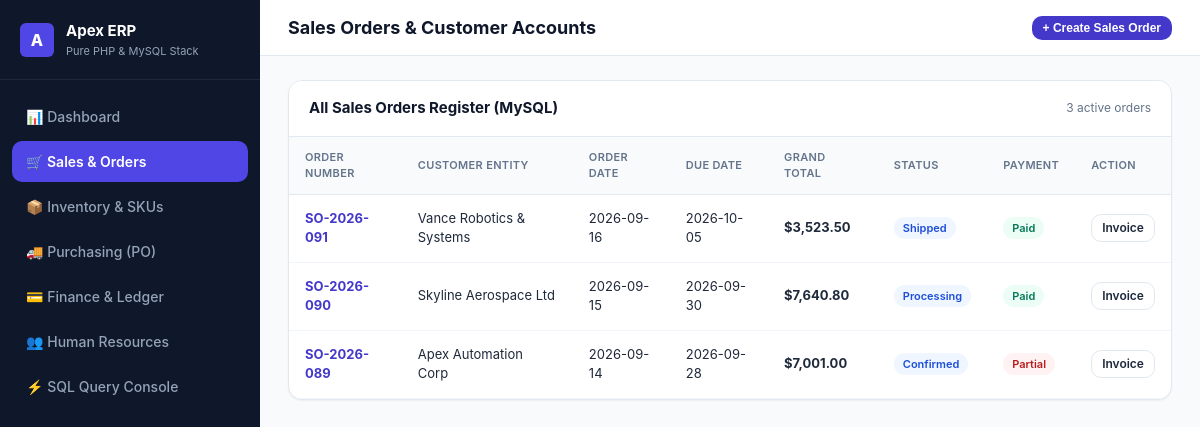
The page /sales.php on the database its author committed.
### tables this page shows
CREATE TABLE IF NOT EXISTS `sales_orders` (
  `id` INT AUTO_INCREMENT PRIMARY KEY,
  `order_number` VARCHAR(50) NOT NULL UNIQUE,
  `customer_id` INT NOT NULL,
  `order_date` DATE NOT NULL,
  `due_date` DATE NOT NULL,
  `subtotal` DECIMAL(12,2) NOT NULL DEFAULT 0.00,
  `tax_amount` DECIMAL(12,2) NOT NULL DEFAULT 0.00,
  `discount_amount` DECIMAL(12,2) NOT NULL DEFAULT 0.00,
  `total_amount` DECIMAL(12,2) NOT NULL DEFAULT 0.00,
  `status` ENUM('draft', 'confirmed', 'processing', 'shipped', 'delivered', 'cancelled') DEFAULT 'draft',
  `payment_status` ENUM('unpaid', 'partial', 'paid') DEFAULT 'unpaid',
  `notes` TEXT,
  `created_at` TIMESTAMP DEFAULT CURRENT_TIMESTAMP,
  FOREIGN KEY (`customer_id`) REFERENCES `customers`(`id`) ON DELETE CASCADE
);

CREATE TABLE IF NOT EXISTS `customers` (
  `id` INT AUTO_INCREMENT PRIMARY KEY,
  `company_name` VARCHAR(150) NOT NULL,
  `contact_name` VARCHAR(100) NOT NULL,
  `email` VARCHAR(100),
  `phone` VARCHAR(30),
  `address` TEXT,
  `outstanding_balance` DECIMAL(12,2) DEFAULT 0.00,
  `status` ENUM('active', 'inactive') DEFAULT 'active',
  `created_at` TIMESTAMP DEFAULT CURRENT_TIMESTAMP
);

### config.php (called while the page is built, shortened)
<?php
function e(?string $string): string {
    return htmlspecialchars($string ?? '', ENT_QUOTES, 'UTF-8');
}
function money(float $amount): string {
    return '$' . number_format($amount, 2);
}

### sales.php (the view, shortened to what this page needs)
<?php
require_once __DIR__ . '/config.php';
$pdo = getDbConnection();
$orders = $pdo->query("
    SELECT so.*, c.company_name, c.contact_name
    FROM sales_orders so
    JOIN customers c ON so.customer_id = c.id
    ORDER BY so.id DESC
")->fetchAll();
?>
<!DOCTYPE html>
<html lang="en">
<head>
    <link rel="stylesheet" href="style.css">
</head>
<body>
<div class="app-container">
    <aside class="sidebar">
        <div class="sidebar-header">
            <div class="brand-badge">A</div>
            <div>
                <div class="brand-title">Apex ERP</div>
                <div class="brand-sub">Pure PHP & MySQL Stack</div>
            </div>
        </div>
        <ul class="nav-menu">
            <li><a href="index.php" class="nav-link"><span>📊 Dashboard</span></a></li>
            <li><a href="sales.php" class="nav-link active"><span>🛒 Sales & Orders</span></a></li>
            <li><a href="inventory.php" class="nav-link"><span>📦 Inventory & SKUs</span></a></li>
            <li><a href="purchases.php" class="nav-link"><span>🚚 Purchasing (PO)</span></a></li>
            <li><a href="finance.php" class="nav-link"><span>💳 Finance & Ledger</span></a></li>
            <li><a href="hr.php" class="nav-link"><span>👥 Human Resources</span></a></li>
            <li><a href="sql_runner.php" class="nav-link"><span>⚡ SQL Query Console</span></a></li>
        </ul>
    </aside>
    <div class="main-wrapper">
        <header class="topbar">
            <h1 class="page-title">Sales Orders & Customer Accounts</h1>
            <div class="topbar-actions">
                <button onclick="document.getElementById('newOrderModal').style.display='flex'" class="btn btn-primary btn-sm">+ Create Sales Order</button>
            </div>
        </header>
        <main class="content-body">
            <div class="card">
                <div class="card-header">
                    <h2 class="card-title">All Sales Orders Register (MySQL)</h2>
                    <span style="font-size:12px; color:#64748b;"><?= count($orders) ?> active orders</span>
                </div>
                <div class="table-responsive">
                    <table class="data-table">
                        <thead>
                            <tr>
                                <th>Order Number</th>
                                <th>Customer Entity</th>
                                <th>Order Date</th>
                                <th>Due Date</th>
                                <th>Grand Total</th>
                                <th>Status</th>
                                <th>Payment</th>
                                <th>Action</th>
                            </tr>
                        </thead>
                        <tbody>
                            <?php foreach ($orders as $o): ?>
                            <tr>
                                <td><a href="sales.php?view_id=<?= (int)$o['id'] ?>" style="font-weight:bold; color:#4338ca; text-decoration:none;"><?= e($o['order_number']) ?></a></td>
                                <td><?= e($o['company_name']) ?></td>
                                <td><?= e($o['order_date']) ?></td>
                                <td><?= e($o['due_date']) ?></td>
                                <td><strong><?= money((float)$o['total_amount']) ?></strong></td>
                                <td><span class="badge badge-info"><?= e($o['status']) ?></span></td>
                                <td><span class="badge <?= $o['payment_status'] === 'paid' ? 'badge-success' : 'badge-danger' ?>"><?= e($o['payment_status']) ?></span></td>
                                <td>
                                    <a href="sales.php?view_id=<?= (int)$o['id'] ?>" class="btn btn-secondary btn-sm">Invoice</a>
                                </td>
                            </tr>
                            <?php endforeach; ?>
                        </tbody>
                    </table>
                </div>
            </div>
        </main>
    </div>
</div>
</body>
</html>

### style.css (style rules this page uses)
:root { --primary: #4338ca; --primary-hover: #3730a3; --primary-light: #eef2ff; --secondary: #0f172a; --bg-main: #f8fafc; --surface: #ffffff; --border: #e2e8f0; --border-light: #f1f5f9; --text-main: #1e293b; --text-muted: #64748b; --success: #10b981; --success-bg: #ecfdf5; --warning: #f59e0b; --warning-bg: #fffbeb; --danger: #ef4444; --danger-bg: #fef2f2; --radius-sm: 6px; --radius-md: 10px; --radius-lg: 14px; --shadow-sm: 0 1px 2px 0 rgba(0, 0, 0, 0.05); --shadow-md: 0 4px 6px -1px rgba(0, 0, 0, 0.07), 0 2px 4px -2px rgba(0, 0, 0, 0.05); --shadow-lg: 0 10px 15px -3px rgba(0, 0, 0, 0.08); }
* { box-sizing: border-box; margin: 0; padding: 0; }
body { font-family: -apple-system, BlinkMacSystemFont, "Segoe UI", Roboto, Oxygen, Ubuntu, Cantarell, "Helvetica Neue", sans-serif; background-color: var(--bg-main); color: var(--text-main); line-height: 1.5; font-size: 14px; }
.app-container { display: flex; min-height: 100vh; }
.sidebar { width: 260px; background-color: #0f172a; color: #f8fafc; display: flex; flex-direction: column; flex-shrink: 0; }
.sidebar-header { padding: 20px; border-bottom: 1px solid #1e293b; display: flex; align-items: center; gap: 12px; }
.brand-badge { background: #4f46e5; color: white; width: 34px; height: 34px; border-radius: var(--radius-sm); display: flex; align-items: center; justify-content: center; font-weight: 800; font-size: 16px; }
.brand-title { font-size: 15px; font-weight: 700; color: white; }
.brand-sub { font-size: 11px; color: #94a3b8; }
.nav-menu { list-style: none; padding: 16px 12px; display: flex; flex-direction: column; gap: 4px; flex: 1; }
.nav-link { display: flex; align-items: center; justify-content: space-between; padding: 10px 14px; color: #94a3b8; text-decoration: none; font-weight: 500; border-radius: var(--radius-md); transition: all 0.15s ease; }
.nav-link.active { background-color: #4f46e5; color: white; font-weight: 600; }
.main-wrapper { flex: 1; display: flex; flex-direction: column; min-width: 0; overflow-x: hidden; }
.topbar { background: var(--surface); border-bottom: 1px solid var(--border); padding: 14px 28px; display: flex; align-items: center; justify-content: space-between; position: sticky; top: 0; z-index: 20; }
.page-title { font-size: 18px; font-weight: 700; color: var(--secondary); }
.topbar-actions { display: flex; align-items: center; gap: 12px; }
.content-body { padding: 24px 28px; max-width: 1400px; width: 100%; }
.card { background: var(--surface); border: 1px solid var(--border); border-radius: var(--radius-lg); box-shadow: var(--shadow-sm); margin-bottom: 24px; overflow: hidden; }
.card-header { padding: 16px 20px; border-bottom: 1px solid var(--border); display: flex; align-items: center; justify-content: space-between; background: #ffffff; }
.card-title { font-size: 15px; font-weight: 700; color: var(--secondary); }
.table-responsive { width: 100%; overflow-x: auto; }
.data-table { width: 100%; border-collapse: collapse; text-align: left; font-size: 13px; }
.data-table th { background: #f8fafc; padding: 12px 16px; font-weight: 600; color: var(--text-muted); border-bottom: 1px solid var(--border); text-transform: uppercase; font-size: 11px; letter-spacing: 0.03em; }
.data-table td { padding: 14px 16px; border-bottom: 1px solid var(--border-light); color: var(--text-main); vertical-align: middle; }
.badge { display: inline-block; padding: 3px 9px; border-radius: 999px; font-size: 11px; font-weight: 600; text-transform: capitalize; }
.badge-success { background: var(--success-bg); color: #047857; }
.badge-danger { background: var(--danger-bg); color: #b91c1c; }
.badge-info { background: #eff6ff; color: #1d4ed8; }
.btn { display: inline-flex; align-items: center; justify-content: center; gap: 6px; padding: 8px 16px; font-size: 13px; font-weight: 600; border-radius: var(--radius-md); border: 1px solid transparent; cursor: pointer; text-decoration: none; transition: all 0.15s ease; }
.btn-primary { background: var(--primary); color: white; }
.btn-secondary { background: var(--surface); border-color: var(--border); color: var(--text-main); }
.btn-sm { padding: 4px 10px; font-size: 12px; }

### rows shown on the page
sales_orders: order_number "SO-2026-091", customer.company_name "Vance Robotics & Systems", order_date "2026-09-16", due_date "2026-10-05", total_amount "$3,523.50", status "Shipped", payment_status "Paid"
sales_orders: order_number "SO-2026-090", customer.company_name "Skyline Aerospace Ltd", order_date "2026-09-15", due_date "2026-09-30", total_amount "$7,640.80", status "Processing", payment_status "Paid"
sales_orders: order_number "SO-2026-089", customer.company_name "Apex Automation Corp", order_date "2026-09-14", due_date "2026-09-28", total_amount "$7,001.00", status "Confirmed", payment_status "Partial"

### other values the page prints
count($orders) "3"
